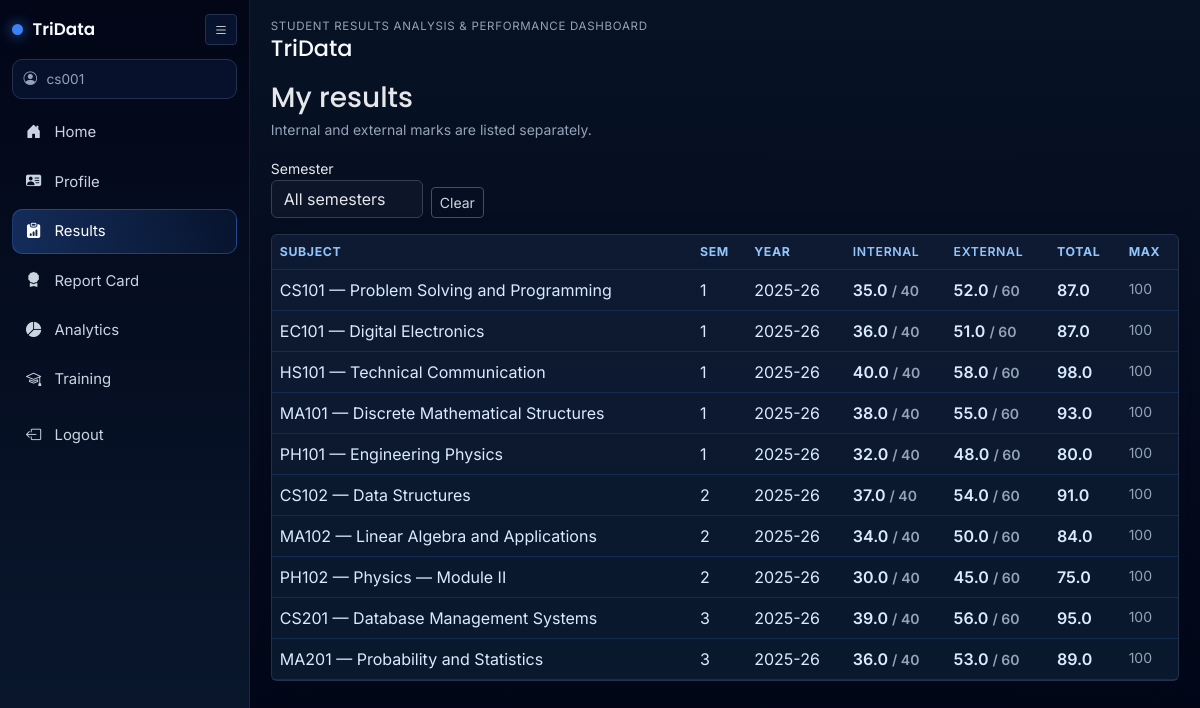
The app's page /student/results (signed in) with its own data.
### app/models.py (models this page shows, shortened)
class User(UserMixin, db.Model):
    __tablename__ = "users"
    id = db.Column(db.Integer, primary_key=True)
    username = db.Column(db.String(80), unique=True, nullable=False, index=True)
    password_hash = db.Column(db.String(256), nullable=False)
    role = db.Column(db.String(20), nullable=False, default="student")  # admin | faculty | student
    student = db.relationship("Student", backref="user_account", uselist=False)
    faculty = db.relationship("Faculty", backref="user_account", uselist=False)

class Result(db.Model):
    __tablename__ = "results"
    id = db.Column(db.Integer, primary_key=True)
    student_id = db.Column(db.Integer, db.ForeignKey("students.id"), nullable=False)
    subject_id = db.Column(db.Integer, db.ForeignKey("subjects.id"), nullable=False)
    semester = db.Column(db.Integer, nullable=False)
    academic_year = db.Column(db.String(32), nullable=False, default="2025-26")
    internal_marks = db.Column(db.Float, nullable=False, default=0)
    external_marks = db.Column(db.Float, nullable=False, default=0)
    __table_args__ = (
        db.UniqueConstraint(
            "student_id", "subject_id", "semester", "academic_year", name="uq_result_row"
        ),
    )
    @property
    def total_marks(self) -> float:
        return float(self.internal_marks or 0) + float(self.external_marks or 0)

class Subject(db.Model):
    __tablename__ = "subjects"
    id = db.Column(db.Integer, primary_key=True)
    name = db.Column(db.String(120), nullable=False)
    code = db.Column(db.String(32), nullable=False, index=True)
    course_id = db.Column(db.Integer, db.ForeignKey("courses.id"), nullable=False)
    max_internal = db.Column(db.Integer, default=40)
    max_external = db.Column(db.Integer, default=60)
    __table_args__ = (db.UniqueConstraint("course_id", "code", name="uq_subject_course_code"),)
    results = db.relationship("Result", backref="subject", lazy="dynamic")

### app/routes/student.py (the view)
@bp.route("/results")
def results():
    student = _get_student()
    semester = request.args.get("semester", type=int)
    q = Result.query.filter_by(student_id=student.id).join(Subject)
    if semester:
        q = q.filter(Result.semester == semester)
    results_list = q.order_by(Result.semester, Subject.code).all()
    semesters = (
        db.session.query(Result.semester)
        .filter_by(student_id=student.id)
        .distinct()
        .order_by(Result.semester)
        .all()
    )
    sem_values = [s[0] for s in semesters]
    return render_template(
        "student/results.html",
        student=student,
        results=results_list,
        semesters=sem_values,
        filter_semester=semester,
    )

### app/routes/student.py (called while the page is built)
@bp.before_request
@login_required
def _student_gate():
    if current_user.role != "student":
        abort(403)

def _get_student() -> Student:
    st = Student.query.filter_by(user_id=current_user.id).first()
    if not st:
        abort(404)
    return st

### app/templates/student/results.html (shortened to what this page needs)
{% extends "base.html" %}
{% block content %}
<h1 class="h3 mb-1">My results</h1>
<p class="text-muted small mb-3">Internal and external marks are listed separately.</p>
<form class="mb-3" method="get">
  <div class="row g-2 align-items-end">
    <div class="col-auto">
      <label class="form-label small mb-0" for="semester">Semester</label>
      <select class="form-select" id="semester" name="semester" onchange="this.form.submit()">
        <option value="">All semesters</option>
      </select>
    </div>
    <div class="col-auto">
      <a class="btn btn-outline-secondary btn-sm" href="{{ url_for('student.results') }}">Clear</a>
    </div>
  </div>
</form>
<div class="card">
  <div class="table-responsive">
    <table class="table table-hover mb-0">
      <thead>
        <tr>
          <th>Subject</th><th>Sem</th><th>Year</th>
          <th class="marks-int">Internal</th><th class="marks-ext">External</th><th>Total</th><th>Max</th>
        </tr>
      </thead>
      <tbody>
        {% for r in results %}
        <tr>
          <td>{{ r.subject.code }} — {{ r.subject.name }}</td>
          <td>{{ r.semester }}</td>
          <td>{{ r.academic_year }}</td>
          <td class="marks-int">{{ r.internal_marks }} <span class="text-muted small">/ {{ r.subject.max_internal }}</span></td>
          <td class="marks-ext">{{ r.external_marks }} <span class="text-muted small">/ {{ r.subject.max_external }}</span></td>
          <td class="fw-semibold">{{ '%.1f'|format(r.total_marks) }}</td>
          <td class="text-muted small">{{ r.subject.max_internal + r.subject.max_external }}</td>
        </tr>
        {% else %}
        <tr><td colspan="7" class="text-muted py-4 text-center">No results published yet.</td></tr>
        {% endfor %}
      </tbody>
    </table>
  </div>
</div>
{% endblock %}

### app/templates/base.html (shortened to what this page needs)
<!DOCTYPE html>
<html lang="en">
<head>
  <link href="https://cdn.jsdelivr.net/npm/bootstrap-icons@1.11.3/font/bootstrap-icons.css" rel="stylesheet">
  <link href="https://cdn.jsdelivr.net/npm/bootstrap@5.3.3/dist/css/bootstrap.min.css" rel="stylesheet">
  <link rel="stylesheet" href="{{ url_for('static', filename='css/app.css') }}">
</head>
<body>
  {% if current_user.is_authenticated %}
  <div id="tridataShell" class="app-shell">
    <aside id="appSidebar" class="app-sidebar">
      <div class="sidebar-head">
        <div class="brand-wrap">
          <span class="brand-dot"></span>
          <span class="brand-text">TriData</span>
        </div>
        <button id="sidebarToggle" class="btn btn-sm icon-btn" type="button" aria-label="Toggle sidebar">
          <i class="bi bi-list"></i>
        </button>
      </div>
      <div class="user-chip">
        <i class="bi bi-person-circle"></i>
        <span>{{ current_user.username }}</span>
      </div>
      <nav class="side-nav">
        {% if current_user.role == 'admin' %}
        <a class="side-link {% if request.endpoint == 'admin.dashboard' %}active{% endif %}" href="{{ url_for('admin.dashboard') }}"><i class="bi bi-grid-1x2-fill"></i><span>Dashboard</span></a>
        <a class="side-link {% if request.endpoint in ['admin.courses_list', 'admin.course_add', 'admin.course_edit'] %}active{% endif %}" href="{{ url_for('admin.courses_list') }}"><i class="bi bi-journal-bookmark-fill"></i><span>Courses</span></a>
        <a class="side-link {% if request.endpoint in ['admin.subjects_list', 'admin.subject_add', 'admin.subject_edit'] %}active{% endif %}" href="{{ url_for('admin.subjects_list') }}"><i class="bi bi-diagram-3-fill"></i><span>Subjects</span></a>
        <a class="side-link {% if request.endpoint in ['admin.students_list', 'admin.student_add', 'admin.student_edit', 'admin.student_results_view'] %}active{% endif %}" href="{{ url_for('admin.students_list') }}"><i class="bi bi-people-fill"></i><span>Students</span></a>
        <a class="side-link {% if request.endpoint in ['admin.faculty_list', 'admin.faculty_add', 'admin.faculty_edit', 'admin.faculty_assignments'] %}active{% endif %}" href="{{ url_for('admin.faculty_list') }}"><i class="bi bi-person-badge-fill"></i><span>Faculty</span></a>
        <a class="side-link {% if request.endpoint == 'admin.results_list' %}active{% endif %}" href="{{ url_for('admin.results_list') }}"><i class="bi bi-bar-chart-line-fill"></i><span>Results</span></a>
        <a class="side-link {% if request.endpoint == 'admin.analytics' %}active{% endif %}" href="{{ url_for('admin.analytics') }}"><i class="bi bi-pie-chart-fill"></i><span>Analytics</span></a>
        <a class="side-link {% if request.endpoint == 'admin.results_upload' %}active{% endif %}" href="{{ url_for('admin.results_upload') }}"><i class="bi bi-cloud-upload-fill"></i><span>Upload CSV</span></a>
        <a class="side-link {% if request.endpoint in ['admin.training_list'] %}active{% endif %}" href="{{ url_for('admin.training_list') }}"><i class="bi bi-mortarboard-fill"></i><span>Training</span></a>
        {% else %}
        <a class="side-link {% if request.endpoint == 'student.dashboard' %}active{% endif %}" href="{{ url_for('student.dashboard') }}"><i class="bi bi-house-door-fill"></i><span>Home</span></a>
        <a class="side-link {% if request.endpoint == 'student.profile' %}active{% endif %}" href="{{ url_for('student.profile') }}"><i class="bi bi-person-vcard-fill"></i><span>Profile</span></a>
        <a class="side-link {% if request.endpoint == 'student.results' %}active{% endif %}" href="{{ url_for('student.results') }}"><i class="bi bi-clipboard-data-fill"></i><span>Results</span></a>
        <a class="side-link {% if request.endpoint == 'student.report_card' %}active{% endif %}" href="{{ url_for('student.report_card') }}"><i class="bi bi-award-fill"></i><span>Report Card</span></a>
        <a class="side-link {% if request.endpoint == 'student.analytics' %}active{% endif %}" href="{{ url_for('student.analytics') }}"><i class="bi bi-pie-chart-fill"></i><span>Analytics</span></a>
        <a class="side-link {% if request.endpoint == 'student.training' %}active{% endif %}" href="{{ url_for('student.training') }}"><i class="bi bi-mortarboard"></i><span>Training</span></a>
        {% endif %}
      </nav>
      <a class="side-link logout-link" href="{{ url_for('auth.logout') }}"><i class="bi bi-box-arrow-left"></i><span>Logout</span></a>
    </aside>
    <div class="content-wrap">
      <header class="content-head">
        <div>
          <div class="eyebrow">Student Results Analysis & Performance Dashboard</div>
          <h1 class="page-title">{% block page_title %}TriData{% endblock %}</h1>
        </div>
      </header>
      <main class="content-main">
        {{ self.content() }}
      </main>
    </div>
  </div>
  {% endif %}
</body>
</html>

### app/static/css/app.css (style rules this page uses)
:root { --deep-blue: #0a192f; --dark-black: #020617; --accent-blue: #3b82f6; --light-text: #e5e7eb; --muted-text: #94a3b8; --panel: #0f1b33; --panel-2: #111f3a; --border: #23314f; }
* { font-family: Inter, "Segoe UI", sans-serif; }
body { min-height: 100vh; background: linear-gradient(180deg, #071225 0%, var(--dark-black) 100%); color: var(--light-text); }
h1, h2, h3, h4, h5, h6, .page-title, .brand-text { font-family: Poppins, Inter, sans-serif; }
.app-shell { display: flex; min-height: 100vh; }
.app-sidebar { position: fixed; top: 0; left: 0; bottom: 0; width: 250px; background: linear-gradient(180deg, var(--dark-black) 0%, var(--deep-blue) 100%); border-right: 1px solid rgba(59, 130, 246, 0.18); padding: 0.9rem 0.75rem 0.8rem; transition: width 0.2s ease; overflow: hidden; z-index: 1050; }
.sidebar-head { display: flex; align-items: center; justify-content: space-between; margin-bottom: 0.85rem; }
.brand-wrap { display: flex; align-items: center; gap: 0.6rem; }
.brand-dot { width: 11px; height: 11px; border-radius: 50%; background: var(--accent-blue); box-shadow: 0 0 14px rgba(59, 130, 246, 0.8); }
.brand-text { font-size: 1.05rem; font-weight: 600; color: #f8fafc; }
.icon-btn { border: 1px solid var(--border); color: var(--light-text); background: rgba(59, 130, 246, 0.1); }
.user-chip { display: flex; align-items: center; gap: 0.6rem; color: var(--muted-text); border: 1px solid var(--border); background: rgba(59, 130, 246, 0.08); border-radius: 10px; padding: 0.55rem 0.65rem; font-size: 0.85rem; margin-bottom: 0.7rem; }
.side-nav { display: flex; flex-direction: column; gap: 0.3rem; }
.side-link { display: flex; align-items: center; gap: 0.75rem; color: #cbd5e1; text-decoration: none; border-radius: 10px; padding: 0.62rem 0.72rem; font-size: 0.93rem; border: 1px solid transparent; transition: all 0.18s ease; }
.side-link i { width: 18px; text-align: center; font-size: 0.95rem; }
.side-link.active { color: #fff; border-color: rgba(59, 130, 246, 0.36); background: linear-gradient(90deg, rgba(59, 130, 246, 0.28), rgba(59, 130, 246, 0.08)); }
.logout-link { margin-top: 0.7rem; }
.content-wrap { margin-left: 250px; width: calc(100% - 250px); transition: margin-left 0.2s ease, width 0.2s ease; }
.content-head { padding: 1.1rem 1.3rem 0.4rem; }
.eyebrow { color: var(--muted-text); text-transform: uppercase; letter-spacing: 0.06em; font-size: 0.72rem; }
.page-title { margin-bottom: 0; font-size: 1.4rem; color: #f8fafc; }
.content-main { padding: 0.8rem 1.3rem 1.35rem; }
.card { background: linear-gradient(180deg, rgba(15, 27, 51, 0.92), rgba(10, 25, 47, 0.92)); border: 1px solid var(--border); box-shadow: 0 10px 30px rgba(2, 6, 23, 0.45); color: var(--light-text); }
.table { --bs-table-bg: transparent; --bs-table-color: #dbeafe; --bs-table-border-color: rgba(59, 130, 246, 0.18); --bs-table-hover-bg: rgba(59, 130, 246, 0.08); }
.table thead th { font-size: 0.77rem; text-transform: uppercase; letter-spacing: 0.05em; color: #93c5fd; border-bottom-width: 1px; }
.text-muted, .small.text-muted { color: var(--muted-text) !important; }
.form-control, .form-select { background: rgba(15, 23, 42, 0.8); border-color: #334155; color: var(--light-text); }
.btn-outline-secondary, .btn-outline-primary, .btn-outline-success, .btn-outline-danger { border-color: #3b4f73; color: #cbd5e1; }
.marks-int { color: #34d399; font-weight: 600; }
.marks-ext { color: #60a5fa; font-weight: 600; }

### records on screen
User: username "cs001"
Result: subject.code "CS101", subject.name "Problem Solving and Programming", semester "1", academic_year "2025-26", internal_marks "35.0", subject.max_internal "40", external_marks "52.0", subject.max_external "60", total_marks "87.0", r.subject.max_internal+r.subject.max_external "100"
Result: subject.code "EC101", subject.name "Digital Electronics", semester "1", academic_year "2025-26", internal_marks "36.0", subject.max_internal "40", external_marks "51.0", subject.max_external "60", total_marks "87.0", r.subject.max_internal+r.subject.max_external "100"
Result: subject.code "HS101", subject.name "Technical Communication", semester "1", academic_year "2025-26", internal_marks "40.0", subject.max_internal "40", external_marks "58.0", subject.max_external "60", total_marks "98.0", r.subject.max_internal+r.subject.max_external "100"
Result: subject.code "MA101", subject.name "Discrete Mathematical Structures", semester "1", academic_year "2025-26", internal_marks "38.0", subject.max_internal "40", external_marks "55.0", subject.max_external "60", total_marks "93.0", r.subject.max_internal+r.subject.max_external "100"
Result: subject.code "PH101", subject.name "Engineering Physics", semester "1", academic_year "2025-26", internal_marks "32.0", subject.max_internal "40", external_marks "48.0", subject.max_external "60", total_marks "80.0", r.subject.max_internal+r.subject.max_external "100"
Result: subject.code "CS102", subject.name "Data Structures", semester "2", academic_year "2025-26", internal_marks "37.0", subject.max_internal "40", external_marks "54.0", subject.max_external "60", total_marks "91.0", r.subject.max_internal+r.subject.max_external "100"
Result: subject.code "MA102", subject.name "Linear Algebra and Applications", semester "2", academic_year "2025-26", internal_marks "34.0", subject.max_internal "40", external_marks "50.0", subject.max_external "60", total_marks "84.0", r.subject.max_internal+r.subject.max_external "100"
Result: subject.code "PH102", subject.name "Physics — Module II", semester "2", academic_year "2025-26", internal_marks "30.0", subject.max_internal "40", external_marks "45.0", subject.max_external "60", total_marks "75.0", r.subject.max_internal+r.subject.max_external "100"
Result: subject.code "CS201", subject.name "Database Management Systems", semester "3", academic_year "2025-26", internal_marks "39.0", subject.max_internal "40", external_marks "56.0", subject.max_external "60", total_marks "95.0", r.subject.max_internal+r.subject.max_external "100"
Result: subject.code "MA201", subject.name "Probability and Statistics", semester "3", academic_year "2025-26", internal_marks "36.0", subject.max_internal "40", external_marks "53.0", subject.max_external "60", total_marks "89.0", r.subject.max_internal+r.subject.max_external "100"
